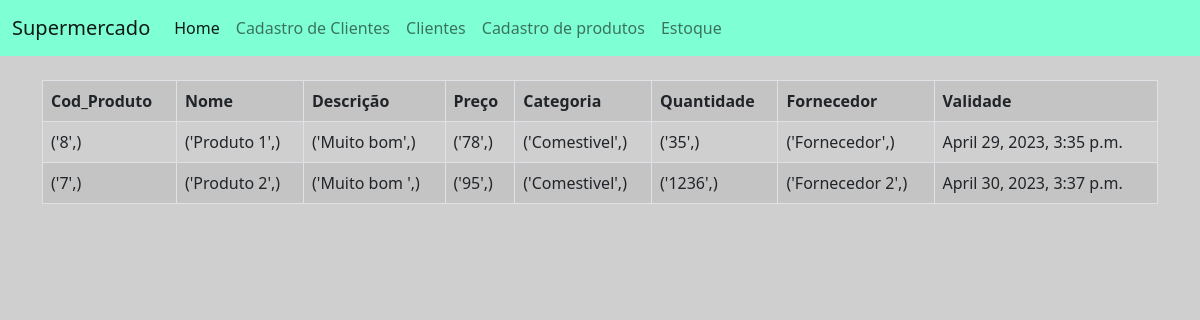
Page /visualizar_produtos on the committed database.
### app_cadastro/models.py (models this page shows)
class Produto(models.Model):
    id_produto = models.AutoField(primary_key=True)
    cod_produto = models.TextField(max_length=255)
    nome = models.TextField(max_length=255)
    descricao = models.TextField(max_length=255)
    preco  = models.TextField(max_length=255)
    categoria = models.TextField(max_length=255)
    quantidade = models.TextField(max_length=255)
    fornecedor = models.TextField(max_length=255)
    validade = models.DateTimeField()

### app_cadastro/views.py (the view)
# urls.py: path('visualizar_produtos',views.visualizar_produtos, name='visualizar_produtos')
def visualizar_produtos(request):
    produtos = {
        'produtos': Produto.objects.all()
    }
    return render(request,'produtos/produtos.html',produtos)

### app_cadastro/templates/produtos/produtos.html
{% extends 'usuarios/base.html' %}
{% block conteudo %}
<div class="container">
    <br>
    <table class="table table-bordered table-striped">
        <tr>
            <th>Cod_Produto</th>
            <th>Nome</th>
            <th>Descrição</th>
            <th>Preço</th>
            <th>Categoria</th>
            <th>Quantidade</th>
            <th>Fornecedor</th>
            <th>Validade</th>
        </tr>
        {% for produto in produtos %}
            <tr>
                <td>{{ produto.cod_produto }}</td>
                <td>{{ produto.nome }}</td>
                <td>{{ produto.descricao }}</td>
                <td>{{ produto.preco }}</td>
                <td>{{ produto.categoria }}</td>
                <td>{{ produto.quantidade }}</td>
                <td>{{ produto.fornecedor }}</td>
                <td>{{ produto.validade }}</td>
            </tr>
        {% endfor %}
    </table>
</div>
{% endblock %}

### app_cadastro/templates/usuarios/base.html (shortened to what this page needs)
<!doctype html>
<html lang="en">
  <head>
    <link href="https://cdn.jsdelivr.net/npm/bootstrap@5.0.2/dist/css/bootstrap.min.css" rel="stylesheet">
  </head>
  <body style="background-color: #CFCFCF;">
    <nav style="background-color: aquamarine !important;" class="navbar navbar-expand-lg navbar-light bg-light">
        <div class="container-fluid">
          <a class="navbar-brand" href="#">Supermercado</a>
          <div class="collapse navbar-collapse" id="navbarNav">
            <ul class="navbar-nav">
              <li class="nav-item">
                <a class="nav-link active" aria-current="page" href="#">Home</a>
              </li>
              <li class="nav-item">
                <a class="nav-link" href="{% url 'home' %}">Cadastro de Clientes</a>
              </li>
              <li class="nav-item">
                <a class="nav-link" href="{% url 'visualizar_clientes' %}">Clientes</a>
              </li>
              <li class="nav-item">
                <a class="nav-link" href="{% url 'cadastro_produto' %}">Cadastro de produtos</a>
              </li>
              <li class="nav-item">
                <a class="nav-link" href="{% url 'visualizar_produtos' %}">Estoque</a>
              </li>
            </ul>
          </div>
        </div>
      </nav>
      {% block conteudo %}
      {% endblock %}
  </body>
</html>

### rows in the picture
Produto: cod_produto "('8',)", nome "('Produto 1',)", descricao "('Muito bom',)", preco "('78',)", categoria "('Comestivel',)", quantidade "('35',)", fornecedor "('Fornecedor',)", validade "April 29, 2023, 3:35 p.m."
Produto: cod_produto "('7',)", nome "('Produto 2',)", descricao "('Muito bom ',)", preco "('95',)", categoria "('Comestivel',)", quantidade "('1236',)", fornecedor "('Fornecedor 2',)", validade "April 30, 2023, 3:37 p.m."
